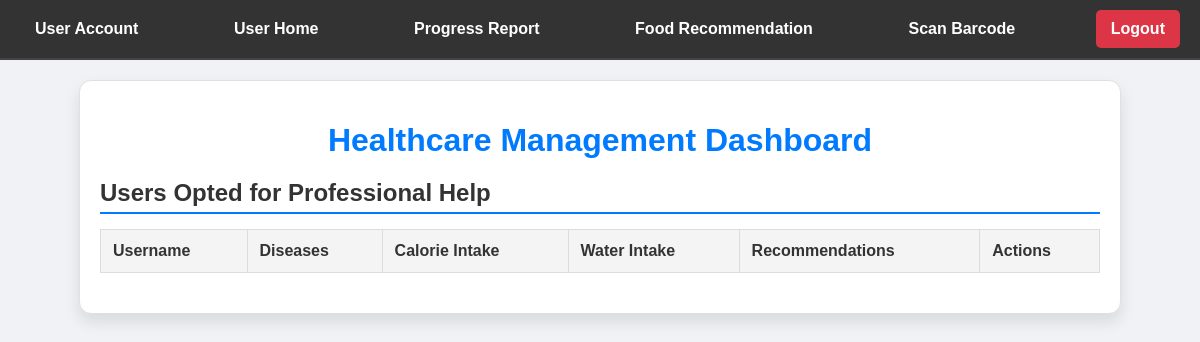
Before: /hmanage (signed in) with the older database file.
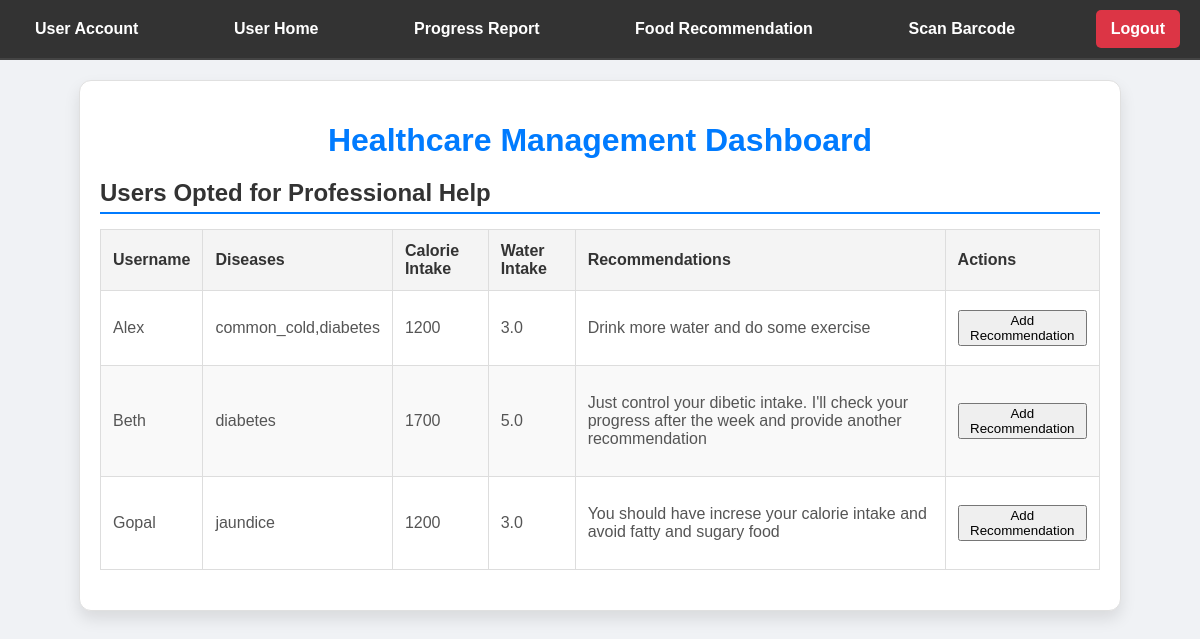
After: the same page with the newer database file.
### tables this page shows
CREATE TABLE users (
            id INTEGER PRIMARY KEY AUTOINCREMENT,
            name TEXT NOT NULL,
            password TEXT NOT NULL,
            diseases TEXT,  -- Comma-separated list of diseases
            professional_help TEXT NOT NULL,  -- 'yes' or 'no'
            calorie_intake INTEGER,
            water_intake REAL,
            user_type TEXT NOT NULL  -- 'normal' or 'healthcare_professional'
        );

### app.py (the view)
@app.route('/hmanage')
def hmanage():
    if 'username' in session:
        conn = connect_db()
        cursor = conn.cursor()
        cursor.execute("""
            SELECT id, name, diseases, calorie_intake, water_intake
            FROM users
            WHERE user_type = 'normal' AND professional_help = 'yes'
        """)
        user_rows = cursor.fetchall()
        users = []
        user_recommendations = {}
        for user_row in user_rows:
            user_id, name, diseases, calorie_intake, water_intake = user_row
            users.append({
                'id': user_id,
                'name': name,
                'diseases': diseases,
                'calorie_intake': calorie_intake,
                'water_intake': water_intake
            })
            cursor.execute('''
                SELECT DISTINCT recommendations
                FROM medical_recommendations
                WHERE user_id = ?
            ''', (user_id,))
            recommendations = cursor.fetchall()
            user_recommendations[user_id] = [rec[0] for rec in recommendations]
        return render_template('hmanage.html', users=users, recommendations=user_recommendations)
    return redirect(url_for('main'))

### db.py (called while the page is built)
def connect_db():
    conn = sqlite3.connect('dietary_management.db')
    return conn

### templates/hmanage.html (shortened to what this page needs)
<!DOCTYPE html>
<html lang="en">
<head>
    <link rel="stylesheet" href="{{ url_for('static', filename='css/styles.css') }}">
</head>
<body>
    <div class="navbar">
        {% if session['user_type'] == 'normal' %}
            <a href="{{ url_for('uaccount') }}">User Account</a>
            <a href="{{ url_for('uhome') }}">User Home</a>
            <a href="{{ url_for('progress_report') }}">Progress Report</a>
            <a href="{{ url_for('food_recommendation') }}">Food Recommendation</a>
        {% elif session['user_type'] == 'healthcare_professional' %}
            <a href="{{ url_for('haccount') }}">Healthcare Account</a>
            <a href="{{ url_for('hhome') }}">Healthcare Home</a>
            <a href="{{ url_for('hmanage') }}">Professional Advice</a>
        {% endif %}
        <a href="{{ url_for('scan_barcode') }}">Scan Barcode</a>
        <a class="logout" href="{{ url_for('logout') }}">Logout</a>
    </div>
    <div class="manage-container">
        <h1>Healthcare Management Dashboard</h1>
        <h2>Users Opted for Professional Help</h2>
        <table border="1">
            <thead>
                <tr>
                    <th>Username</th>
                    <th>Diseases</th>
                    <th>Calorie Intake</th>
                    <th>Water Intake</th>
                    <th>Recommendations</th>
                    <th>Actions</th>
                </tr>
            </thead>
            <tbody>
                {% for user in users %}
                <tr>
                    <td>{{ user.name }}</td>
                    <td>{{ user.diseases }}</td>
                    <td>{{ user.calorie_intake }}</td>
                    <td>{{ user.water_intake }}</td>
                    <td>
                        {% set user_recs = recommendations[user.id] %}
                        {% if user_recs %}
                            {% for rec in user_recs %}
                                <p>{{ rec }}</p>
                            {% endfor %}
                        {% else %}
                            No recommendations available
                        {% endif %}
                    </td>
                    <td>
                        <button onclick="showEditForm({{ user.id }})">Add Recommendation</button>
                    </td>
                </tr>
                {% endfor %}
            </tbody>
        </table>
    </div>
</body>
</html>

### static/css/styles.css (style rules this page uses)
body { font-family: Arial, sans-serif; background-image: url('https://img.freepik.com/free-vector/healthcare-medical-science-elegant-background_1017-26358.jpg?w=1060&t=st=1723663439~exp=1723664039~hmac=0f446d6db4c523a977004283e4bb4d9255dc144df20a890b39ed1638b7806fac'); background-size: cover; background-position: center; height: 100vh; margin: 0; background-color: #f0f2f5; }
.navbar { display: flex; justify-content: space-between; align-items: center; background-color: #333; padding: 10px 20px; border-bottom: 2px solid #444; color: white; }
.navbar a { color: white; text-decoration: none; padding: 10px 15px; font-size: 16px; font-weight: 600; border-radius: 5px; transition: background-color 0.3s ease, color 0.3s ease; display: block; }
.navbar .logout { background-color: #dc3545; color: white; padding: 10px 15px; border-radius: 5px; }
.report-container table th, table td { padding: 12px; text-align: center; border: 1px solid #ddd; }
.manage-container { max-width: 1000px; margin: 20px auto; padding: 20px; background-color: #ffffff; border: 1px solid #e0e0e0; border-radius: 12px; box-shadow: 0 8px 16px rgba(0, 0, 0, 0.1); }
.manage-container h1 { text-align: center; color: #007bff; font-size: 32px; margin-bottom: 20px; }
.manage-container h2 { color: #333; font-size: 24px; margin-bottom: 15px; border-bottom: 2px solid #007bff; padding-bottom: 5px; font-weight: bold; }
.manage-container table { width: 100%; border-collapse: collapse; margin-bottom: 20px; }
.manage-container table th, table td { padding: 12px; text-align: left; border: 1px solid #ddd; }
.manage-container table th { background-color: #f4f4f4; color: #333; }
.manage-container table td { color: #555; }
.manage-container table tr:nth-child(even) { background-color: #f9f9f9; }

Changed rows visible on the page:
added users: name "Alex", diseases "common_cold,diabetes", calorie_intake "1200", water_intake "3.0", user_recs "Drink more water and do some exercise"
added users: name "Beth", diseases "diabetes", calorie_intake "1700", water_intake "5.0", user_recs "Just control your dibetic intake. I'll check your progress after the week and provide another recommendation"
added users: name "Gopal", diseases "jaundice", calorie_intake "1200", water_intake "3.0", user_recs "You should have increse your calorie intake and avoid fatty and sugary food"
